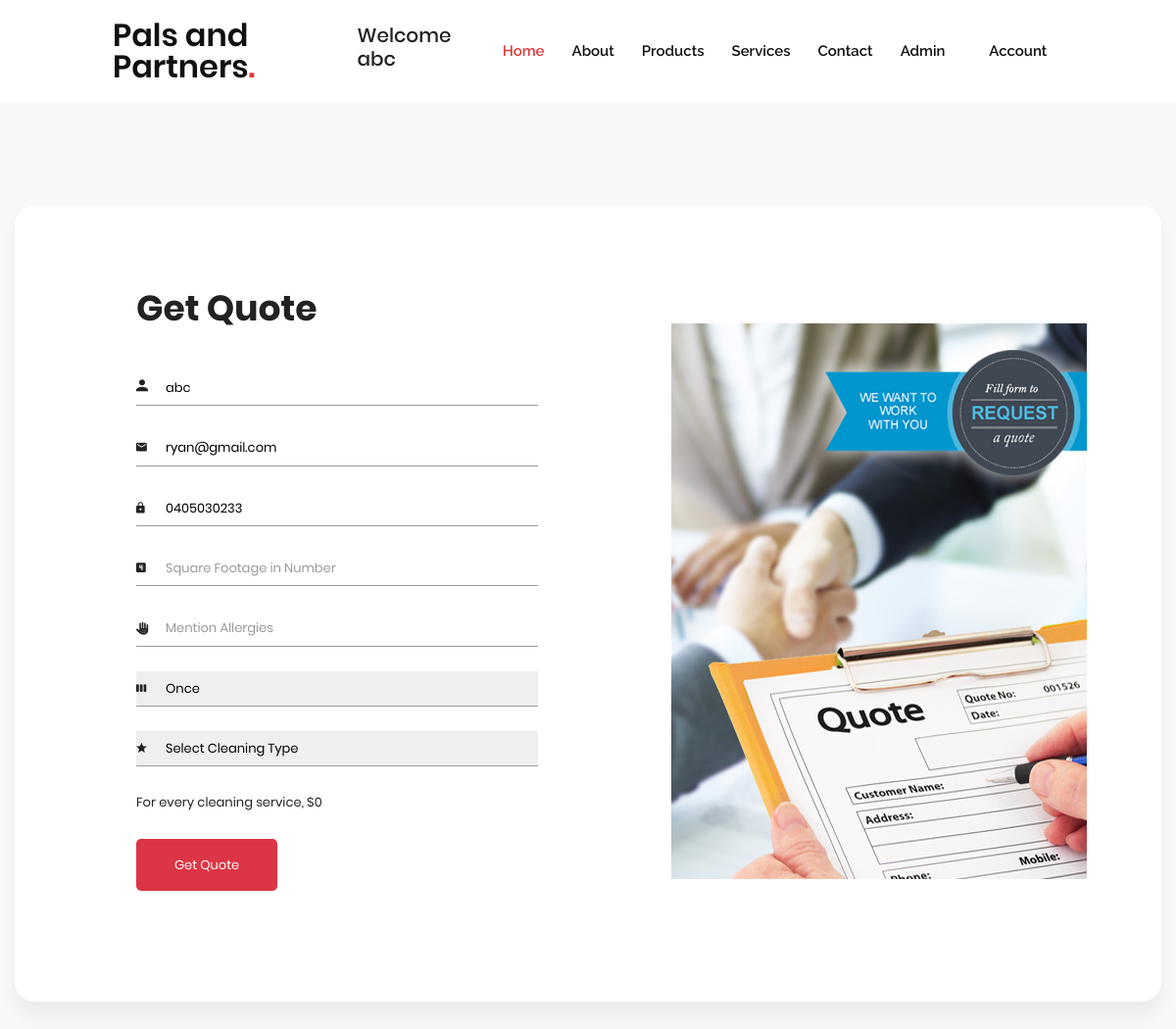
Screenshot of /get-quote.php (signed in) with the database file from the repository.
### tables this page shows
CREATE TABLE `user` (
  `id` int(10) NOT NULL,
  `name` varchar(20) NOT NULL,
  `email` varchar(30) NOT NULL,
  `phone` varchar(15) NOT NULL,
  `address` varchar(100) NOT NULL,
  `password` text NOT NULL,
  `type` varchar(10) NOT NULL,
  `registeredDate` date NOT NULL DEFAULT current_timestamp()
);

### php/user_details.php (called while the page is built, shortened)
<?php
    require('db_conn.php');
    if(isset($_GET['userid'])){
        if($_SESSION["user_type"]=="admin"){
            $user_id=$_GET['userid'];
            $type="customer";
            $query="SELECT * FROM user WHERE id='$user_id';";
            $result=mysqli_query($mysqli,$query);
            $user_details=mysqli_fetch_assoc($result);
        }
    } else {
        $user_id=$_SESSION['id'];
        $query="SELECT * FROM user WHERE id='$user_id';";
        $result=mysqli_query($mysqli,$query);
        $user_details=mysqli_fetch_assoc($result);
    }
    $name=$user_details['name'];
    $email=$user_details['email'];
    $phone=$user_details['phone'];
?>

### admin/php/functions.php (called while the page is built, shortened)
<?php
include('db_conn.php');
function getpricing(){
  global $mysqli;
  $query="SELECT * FROM pricing;";
  $result=mysqli_query($mysqli,$query);
  return $result;
}
?>

### get-quote.php (the view, shortened to what this page needs)
<?php
  include ('include/header.php');
  if($isLoggedIn):
    include ('php/user_details.php');
    function listprices() {
      echo json_encode(getpricing()->fetch_all(PDO::FETCH_ASSOC));
    }
?>
<link rel="stylesheet" href="assets/css/login.css">
    <div class="main">
        <section class="signup">
            <div class="container">
                <div class="signup-content">
                    <div class="signup-form">
                        <h2 class="form-title">Get Quote</h2>
                        <form id="get-quote-form">
                            <div class="form-group">
                                <label for="name"><i class="zmdi zmdi-account material-icons-name"></i></label>
                                <input type="text" name="name" id="name" placeholder="Your Name" value="<?php echo $name ?>" required/>
                            </div>
                            <div class="form-group">
                                <label for="email"><i class="zmdi zmdi-email"></i></label>
                                <input type="email" name="email" id="email" placeholder="Your Email"  value="<?php echo $email ?>" required/>
                            </div>
                            <div class="form-group">
                                <label for="phone"><i class="zmdi zmdi-lock"></i></label>
                                <input type="text" name="phone" id="phone" placeholder="Phone Number"  value="<?php echo $phone ?>" required/>
                            </div>
                            <div class="form-group">
                                <label for="sqfootage"><i class="zmdi zmdi-n-4-square"></i></label>
                                <input type="number" name="area" id="area" placeholder="Square Footage in Number" required/>
                            </div>
                            <div class="form-group">
                              <label for="allergies"><i class="fas fa-allergies"></i></label>
                              <input list="allergies" name="allergies" id="allergies" placeholder="Mention Allergies">
                            </div>
                            <div class="form-group">
                                <label for="frequency"><i class="zmdi zmdi-view-week" required></i></label>
                                <select name="frequency" id="frequency">
                  								<option value="once">Once</option>
                  							</select>
                            </div>
                            <div class="form-group">
                                <label for="service"><i class="zmdi zmdi-star"></i></label>
                                <select name="service" id="service" required onchange='modellist(`<?php listprices() ?>`)'>
                                  <option value="*">Select Cleaning Type</option>
                  							</select>
                            </div>
                            <div class="pricingtable">
                              <div class="modellist">
                                <span>For every cleaning service, $</span><span name="model" id="model">0</span>
                              </div>
                            </div>
                            <div class="form-group form-button">
                                <input type="submit" name="get-quote" id="get-quote" class="form-submit" value="Get Quote"/>
                            </div>
                        </form>
                    </div>
                    <div class="signup-image">
                        <figure><img src="assets/img/quote.jpg" alt="request quote"></figure>
                    </div>
                </div>
            </div>
        </section>
    </div>
<?php endif;?>

### assets/css/style.css (style rules this page uses)
body { font-family: "Open Sans", sans-serif; color: #444444; }
h1, h2, h3, h4, h5, h6 { font-family: "Raleway", sans-serif; }
section { padding: 60px 0; overflow: hidden; position: relative; }

### assets/css/login.css (style rules this page uses)
display-flex, .display-flex, .display-flex-center, .signup-content, .signin-content, .social-login, .socials { display: flex; display: -webkit-flex; }
input, select, textarea { outline: none; appearance: unset !important; -moz-appearance: unset !important; -webkit-appearance: unset !important; -o-appearance: unset !important; -ms-appearance: unset !important; }
img { max-width: 100%; height: auto; }
figure { margin: 0; }
h2 { line-height: 1.66; margin: 0; padding: 0; font-weight: bold; color: #222; font-family: Poppins; font-size: 36px; }
.main { background: #f8f8f8; padding: 150px 0; }
body { font-size: 13px; line-height: 1.8; color: #222; background: #f8f8f8; font-weight: 400; font-family: Poppins; }
.container { width: 900px; background: #fff; margin: 0 auto; box-shadow: 0px 15px 16.83px 0.17px rgba(0, 0, 0, 0.05); -moz-box-shadow: 0px 15px 16.83px 0.17px rgba(0, 0, 0, 0.05); -webkit-box-shadow: 0px 15px 16.83px 0.17px rgba(0, 0, 0, 0.05); -o-box-shadow: 0px 15px 16.83px 0.17px rgba(0, 0, 0, 0.05); -ms-box-shadow: 0px 15px 16.83px 0.17px rgba(0, 0, 0, 0.05); border-radius: 20px; -moz-border-radius: 20px; -webkit-border-radius: 20px; -o-border-radius: 20px; -ms-border-radius: 20px; }
.signup { margin-bottom: 150px; }
.signup-content { padding: 75px 0; }
.signup-form, .signup-image, .signin-form, .signin-image { width: 50%; overflow: hidden; }
.signup-image { margin: 0 55px; }
.form-title { margin-bottom: 33px; }
.signup-image { margin-top: 45px; }
figure { margin-bottom: 50px; text-align: center; }
.form-submit { display: inline-block; background: #dc3545; color: #fff; border-bottom: none; width: auto; padding: 15px 39px; border-radius: 5px; -moz-border-radius: 5px; -webkit-border-radius: 5px; -o-border-radius: 5px; -ms-border-radius: 5px; margin-top: 25px; cursor: pointer; }
.signup-form { margin-left: 75px; margin-right: 75px; padding-left: 34px; }
.form-group { position: relative; margin-bottom: 25px; overflow: hidden; }
.form-group:last-child { margin-bottom: 0px; }
input, select { width: 100%; display: block; border: none; border-bottom: 1px solid #999; padding: 6px 30px; font-family: Poppins; box-sizing: border-box; }
label { position: absolute; left: 0; top: 50%; transform: translateY(-50%); -moz-transform: translateY(-50%); -webkit-transform: translateY(-50%); -o-transform: translateY(-50%); -ms-transform: translateY(-50%); color: #222; }
.material-icons-name { font-size: 18px; }
@media screen and (max-width: 1200px) { .container { width: calc( 100% - 30px); max-width: 100%; } }
@media screen and (min-width: 1024px) { .container { max-width: 1200px; } }

### rows the page displays
user: name "abc", email "ryan@gmail.com", phone "0405030233"

### other values shown
$_SESSION['username'] "abc"
